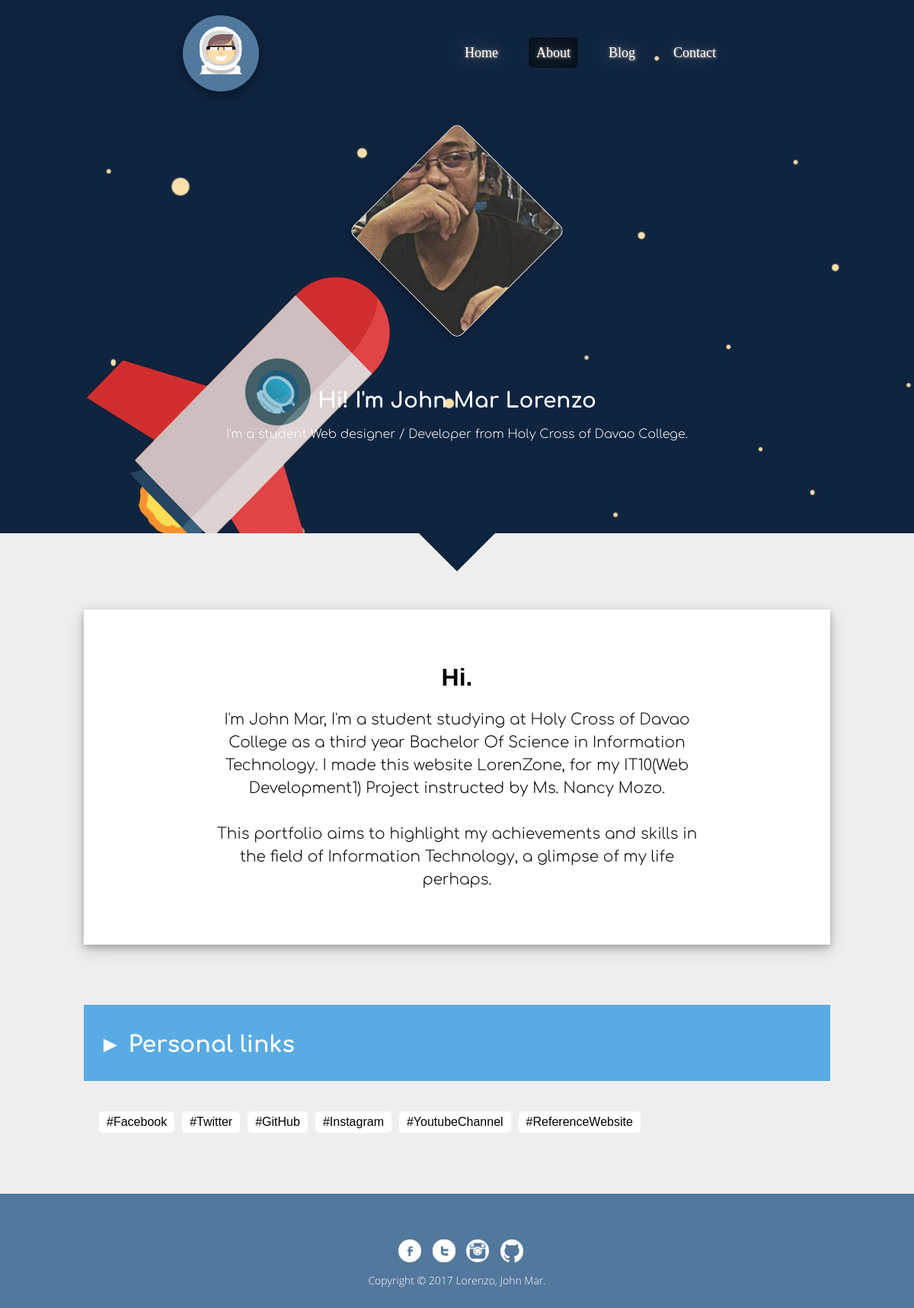
Page /about.php on the committed database.
### tables this page shows
CREATE TABLE `aboutdata` (
  `id` int(11) NOT NULL,
  `code` varchar(2000) NOT NULL,
  `headerWelcomeMsg` varchar(2000) NOT NULL,
  `lowerWelcomeMsg` varchar(2000) NOT NULL,
  `headerBackground` varchar(2000) NOT NULL,
  `headerContent` varchar(2000) NOT NULL,
  `lowerContent` varchar(2000) NOT NULL
);

CREATE TABLE `personalinks` (
  `plinksID` int(11) NOT NULL,
  `url` varchar(2000) NOT NULL,
  `name` varchar(2000) NOT NULL,
  `dateAdded` datetime NOT NULL DEFAULT CURRENT_TIMESTAMP,
  `validity` varchar(2000) NOT NULL
);

### about.php (the view, shortened to what this page needs)
<?php
  include_once('dbconfig.php');
  $sqlTheme = "SELECT * FROM aboutdata WHERE code = 'mytheme01'";
  $res = $conn->query($sqlTheme);
  if($res->num_rows > 0){
    while($row = $res->fetch_assoc()){
        $headerMsg = $row['headerWelcomeMsg'];
        $lowerMsg = $row['lowerWelcomeMsg'];
        $headContent = $row['headerContent'];
        $lowerContent = $row['lowerContent'];
    }
  }else {
    $headerMsg = 'I am John Mar Lorenzo';
    $lowerMsg = 'And this is my portfolio';
    $headerBackground = 'inrocket.jpg';
    $headContent = 'Hi.';
    }
?>
<!DOCTYPE html>
<html>
<head>
</head>
<body>
    <div class="header-about-modResp">
      <div class="header-cont-modResp">
        <img src="Image/Johnmar.png" class="header-logo-modResp"/>
        <nav class="nav-header-modResp">
          <ul>
            <li><a href="index.php">Home</a></li>
            <li><a href="about.php" class="link-active-modResp">About</a></li>
            <li><a href="blog.php">Blog</a></li>
            <li><a href="contact.php">Contact</a></li>
          </ul>
        </nav>
      </div>
      <div class="header-cont-about-modResp">
        <center>
          <br /><br /><br /><br /><br /><br />
          <div class="img-diamondwrapper-modResp">
            <img src="Image/eat.jpg" class="header-aboutimg-modResp"/>
          </div>
            <h1 class="h1-about-modResp"><?Php echo $headerMsg; ?></h1>
            <p class="p-about-modResp"><?Php echo $lowerMsg; ?></p>
        </center>
      </div>
    </div>
    <div class="about-container-modResp">
      <div class="about-content-modResp">
        <div class="about_wrap-content-modResp">
          <h1 class="header-h1"><?Php echo $headContent; ?></h1>
          <p class="pblack-about-modResp"><?Php echo $lowerContent; ?></p>
        </div>
      </div>
      <div class="about-skills-container">
        <div class="about-skills-content">
          <h1 class="h1default" id="h1-about-skills"></h1>
        </div>
      </div>
      <div class="blue_wrapper-about-modResp">
          <div class="blue_wrapper_content-about-modResp">
            <h1 class="h1blue_wrap-about-modResp">► Personal links</h1>
          </div>
      </div>
      <div class="personalinks-container-about-modResp">
          <div class="personalinks-content-about-modResp">
            <?Php
              $sql = "SELECT url, name from personalinks where validity = 'true'";
              $result = $conn->query($sql);
              if ($result->num_rows > 0) {
                while($row = $result->fetch_assoc()) {
                    $urlname = $row['name'];
                  ?>
                    <a target="_blank" href="<?Php $link = $row['url']; echo $link; ?>" class="personalinks-about">#<?Php echo $urlname; ?></a>
                <?Php
                }
              } else {
                echo "0 results";
              }
            ?>
          </div>
      </div>
    </div>
    <div class="footer-about-modResp">
      <div class="footer-about-cont-modResp">
        <center>
          <div class="footer-about-links-modResp">
            <div class="footer-socialmedias-modResp">
              <a target="_blank" href="https://www.facebook.com/lorenzojohnmar565" class="footer-socmedia-modResp"><img src="Image/fb.png" /></a>
              <a target="_blank" href="https://twitter.com/Lorenzoids" class="footer-socmedia-modResp"><img src="Image/twitter.png" /></a>
              <a target="_blank" href="" class="footer-socmedia-modResp"><img src="Image/instag.png" /></a>
              <a target="_blank" href="https://github.com/dotlenter" class="footer-socmedia-modResp"><img src="Image/github.png" /></a>
            </div>
          </div>
        </center>
          <p class="footer-about-bottomcopyright-modResp">
            Copyright © 2017 Lorenzo, John Mar.
          </p>
      </div>
    </div>
</body>
</html>

### rows in the picture
aboutdata: headerWelcomeMsg "Hi! I'm John Mar Lorenzo", lowerWelcomeMsg "I'm a student Web designer / Developer from Holy Cross of Davao College.", headerContent "Hi.", lowerContent "I'm John Mar, I'm a student studying at Holy Cross of Davao College as a third year Bachelor Of Science in Information Technology. I made this website LorenZone, for my IT10(Web Development1) Project instructed by Ms. Nancy Mozo. This portfolio aims to highlight my achievements and skills in the field of Information Technology, a glimpse of my life perhaps."
personalinks: name "Facebook"
personalinks: name "Twitter"
personalinks: name "GitHub"
personalinks: name "Instagram"
personalinks: name "YoutubeChannel"
personalinks: name "ReferenceWebsite"
